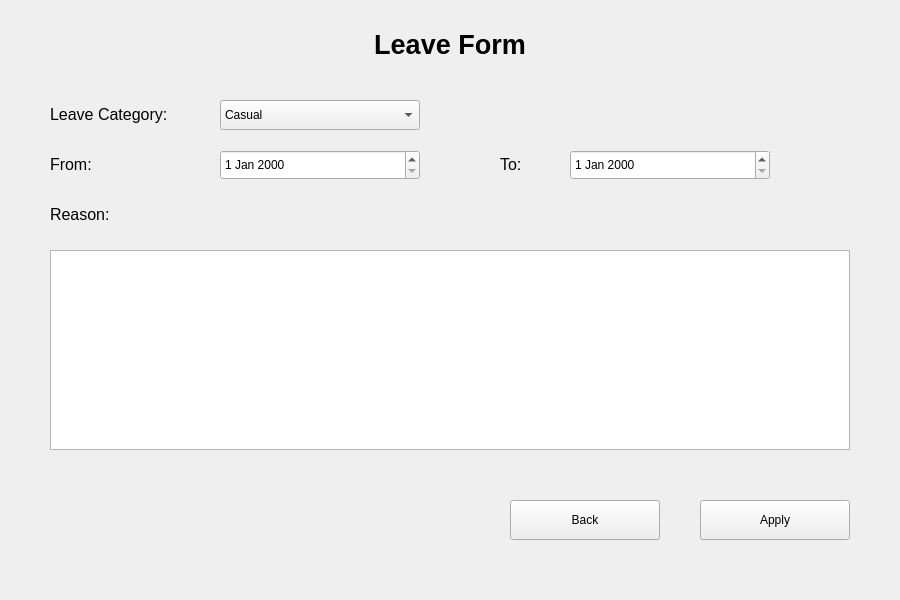
<?xml version="1.0" encoding="UTF-8"?>
<ui version="4.0">
 <class>LeaveApplicationForm</class>
 <widget class="QWidget" name="LeaveApplicationForm">
  <property name="geometry">
   <rect>
    <x>0</x>
    <y>0</y>
    <width>900</width>
    <height>600</height>
   </rect>
  </property>
  <property name="windowTitle">
   <string>Leave Application Form</string>
  </property>
  <widget class="QLabel" name="formHeadingLabel">
   <property name="geometry">
    <rect>
     <x>20</x>
     <y>20</y>
     <width>860</width>
     <height>50</height>
    </rect>
   </property>
   <property name="text">
    <string>&lt;html&gt;&lt;head/&gt;&lt;body&gt;&lt;p align=&quot;center&quot;&gt;&lt;span style=&quot; font-size:20pt; font-weight:700;&quot;&gt;Leave Form&lt;/span&gt;&lt;/p&gt;&lt;/body&gt;&lt;/html&gt;</string>
   </property>
  </widget>
  <widget class="QLabel" name="typeOfLeaveLabel">
   <property name="geometry">
    <rect>
     <x>50</x>
     <y>100</y>
     <width>150</width>
     <height>30</height>
    </rect>
   </property>
   <property name="text">
    <string>&lt;html&gt;&lt;head/&gt;&lt;body&gt;&lt;p&gt;&lt;span style=&quot; font-size:12pt;&quot;&gt;Leave Category:&lt;/span&gt;&lt;/p&gt;&lt;/body&gt;&lt;/html&gt;</string>
   </property>
  </widget>
  <widget class="QComboBox" name="typeOfLeaveComboBox">
   <property name="geometry">
    <rect>
     <x>220</x>
     <y>100</y>
     <width>200</width>
     <height>30</height>
    </rect>
   </property>
   <item>
    <property name="text">
     <string>Casual</string>
    </property>
   </item>
   <item>
    <property name="text">
     <string>Earned</string>
    </property>
   </item>
   <item>
    <property name="text">
     <string>Official</string>
    </property>
   </item>
   <item>
    <property name="text">
     <string>Unpaid</string>
    </property>
   </item>
  </widget>
  <widget class="QLabel" name="fromDateLabel">
   <property name="geometry">
    <rect>
     <x>50</x>
     <y>150</y>
     <width>100</width>
     <height>30</height>
    </rect>
   </property>
   <property name="text">
    <string>&lt;html&gt;&lt;head/&gt;&lt;body&gt;&lt;p&gt;&lt;span style=&quot; font-size:12pt;&quot;&gt;From:&lt;/span&gt;&lt;/p&gt;&lt;/body&gt;&lt;/html&gt;</string>
   </property>
  </widget>
  <widget class="QDateEdit" name="fromDateDateEdit">
   <property name="geometry">
    <rect>
     <x>220</x>
     <y>150</y>
     <width>200</width>
     <height>30</height>
    </rect>
   </property>
  </widget>
  <widget class="QLabel" name="toDateLabel">
   <property name="geometry">
    <rect>
     <x>500</x>
     <y>150</y>
     <width>50</width>
     <height>30</height>
    </rect>
   </property>
   <property name="text">
    <string>&lt;html&gt;&lt;head/&gt;&lt;body&gt;&lt;p&gt;&lt;span style=&quot; font-size:12pt;&quot;&gt;To:&lt;/span&gt;&lt;/p&gt;&lt;/body&gt;&lt;/html&gt;</string>
   </property>
  </widget>
  <widget class="QDateEdit" name="toDateDateEdit">
   <property name="geometry">
    <rect>
     <x>570</x>
     <y>150</y>
     <width>200</width>
     <height>30</height>
    </rect>
   </property>
  </widget>
  <widget class="QLabel" name="reasonLabel">
   <property name="geometry">
    <rect>
     <x>50</x>
     <y>200</y>
     <width>100</width>
     <height>30</height>
    </rect>
   </property>
   <property name="text">
    <string>&lt;html&gt;&lt;head/&gt;&lt;body&gt;&lt;p&gt;&lt;span style=&quot; font-size:12pt;&quot;&gt;Reason:&lt;/span&gt;&lt;/p&gt;&lt;/body&gt;&lt;/html&gt;</string>
   </property>
  </widget>
  <widget class="QPlainTextEdit" name="leaveReasonTextEdit">
   <property name="geometry">
    <rect>
     <x>50</x>
     <y>250</y>
     <width>800</width>
     <height>200</height>
    </rect>
   </property>
  </widget>
  <widget class="QPushButton" name="applyConfirmButton">
   <property name="geometry">
    <rect>
     <x>700</x>
     <y>500</y>
     <width>150</width>
     <height>40</height>
    </rect>
   </property>
   <property name="text">
    <string>Apply</string>
   </property>
  </widget>
  <widget class="QPushButton" name="backButton">
   <property name="geometry">
    <rect>
     <x>510</x>
     <y>500</y>
     <width>150</width>
     <height>40</height>
    </rect>
   </property>
   <property name="text">
    <string>Back</string>
   </property>
  </widget>
 </widget>
 <resources/>
 <connections/>
</ui>
